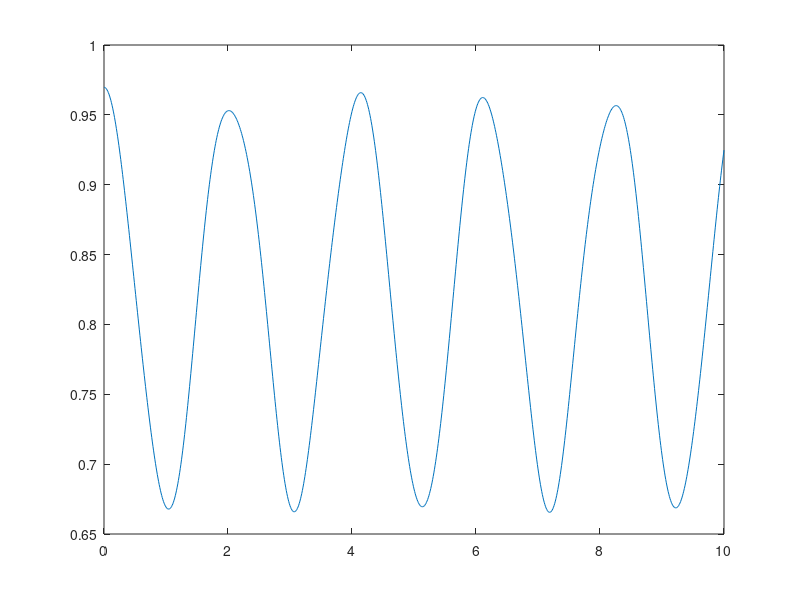

Write MATLAB code to recreate this figure.
clear;
clc;
format long
tic;

%% paramter
myseed = 1;
rng(myseed)

L = 4;
len = 2^L;
dt = 1e-2;
Tmax = 10;
T = 0:dt:Tmax;
nT = length(T);
g0 = 0.5;
J0 = -1;
g1 = 1;

sigmaz = [1;-1];
sigmax = [0 1;1 0];
I2 = eye(2);
II2 = ones(2);

%% construction of Hamiltonian and observable
Hxx = zeros(len);
for i = 1:L-1
    Hxx_temp = eye(2^(i-1));
    Hxx_temp = kron(Hxx_temp, sigmax);
    Hxx_temp = kron(Hxx_temp, sigmax);
    Hxx_temp = kron(Hxx_temp, eye(2^(L-i-1)));
    Hxx = Hxx + Hxx_temp;
end
% PBC
Hxx_temp = sigmax;
Hxx_temp = kron(Hxx_temp, eye(2^(L-2)));
Hxx_temp = kron(Hxx_temp, sigmax);
Hxx = Hxx + Hxx_temp;

Hz = zeros(len,1);
Hx = zeros(len);
matrix_sx = cell(L,1);
matrix_sz = zeros(len,L);
for i = 1:L
    Hz_temp = ones(2^(i-1),1);
    Hz_temp = kron(Hz_temp,sigmaz);
    Hz_temp = kron(Hz_temp,ones(2^(L-i),1));
    Hz = Hz + Hz_temp;
    Hx_temp = eye(2^(i-1));
    Hx_temp = kron(Hx_temp,sigmax);
    Hx_temp = kron(Hx_temp,eye(2^(L-i)));
    Hx = Hx + Hx_temp;

    sx_temp = eye(2^(i-1));
    sx_temp = kron(sx_temp,sigmax);
    sx_temp = kron(sx_temp,eye(2^(L-i)));
    matrix_sx{i} = sx_temp;

    sz_temp = ones(2^(i-1),1);
    sz_temp = kron(sz_temp,sigmaz);
    sz_temp = kron(sz_temp,ones(2^(L-i),1));
    matrix_sz(:,i) = sz_temp;
end

%% time evolution

[V0,D0] = eig(J0*Hxx+g0*diag(Hz)-0e-5*Hx);
phi0 = V0(:,1);
e_GS = D0(1,1);

phi = phi0;
phit_store = zeros(len,nT);
phit_store(:,1) = phi0;

[V,D] = eig(J0*Hxx+g1*diag(Hz));
e = diag(D);

trans = exp(-1i*e*dt);

for i = 2:nT
    temp = V'*phi;
    temp = temp.*trans;
    phi = V*temp;
    phit_store(:,i) = phi;
end

%% calculate observable

Msz1sz2 = kron(sigmaz,sigmaz);
Msz1sz2 = kron(Msz1sz2,ones(2^(L-2),1));
sz1sz2 = sum(conj(phit_store).*(Msz1sz2.*phit_store));

rho_xx = zeros(L,nT);
rho_xx(1,:) = 1;
for i = 2:L
    Msxsx = sigmax;
    Msxsx = kron(Msxsx,eye(2^(i-2)));
    Msxsx = kron(Msxsx,sigmax);
    Msxsx = kron(Msxsx,eye(2^(L-i)));
    rho_xx(i,:) = real(sum(conj(phit_store).*(Msxsx*phit_store)));
end

sx = zeros(L,nT);
sz = zeros(L,nT);
for i = 1:L
    sx(i,:) = real(sum(conj(phit_store).*(matrix_sx{i}*phit_store)));
    sz(i,:) = sum(conj(phit_store).*matrix_sz(:,i).*phit_store);
%     for j = 1:nT
%         sx(i,j) = phit_store(:,j)'*matrix_sx{i}*phit_store(:,j);
%     end
end
order = sqrt(sum(rho_xx)/L);

figure;
set(gcf, 'position', [250 70 1400 900]);
plot(T,order);
% mesh(rho_xx)

toc;
